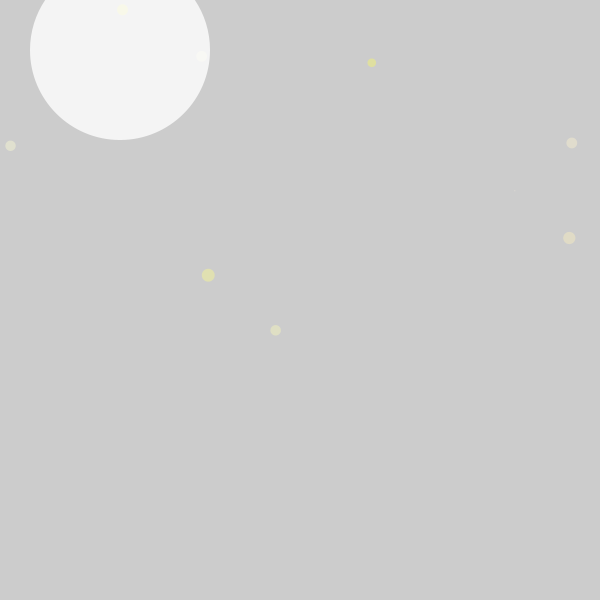
Frame 1 (no input)
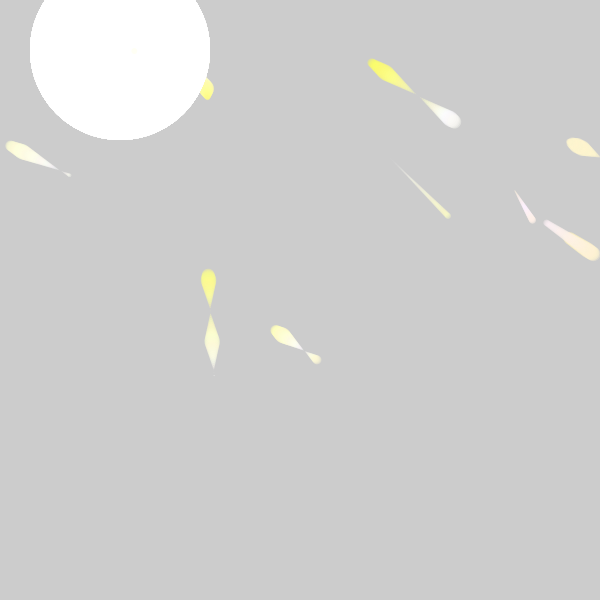
Frame 60 (the mouse pressed at the canvas centre just before this capture)
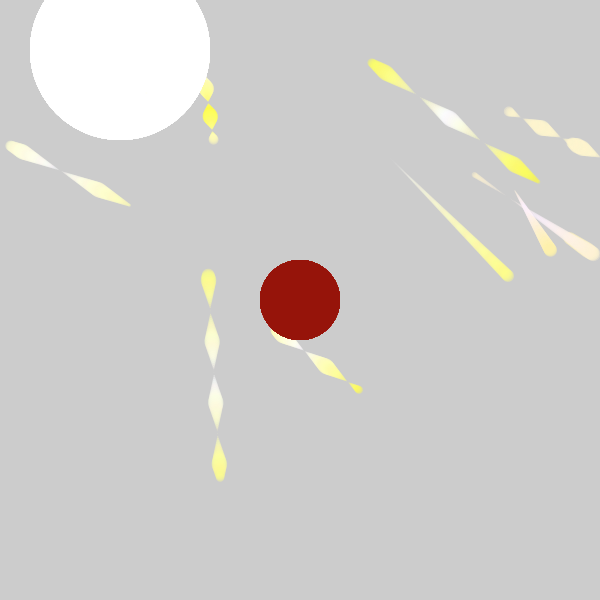
Frame 120 (the mouse held since frame 60 and released just before this capture)

The Processing sketch that drew these frames (run headless with seeded random() and noise(); from frame 60 on, the mouse is pressed at the canvas centre):

// Processing sketch: pra3
// ── pra3.pde
Shape[] s = new Shape[10]; 
class Shape { //class
  float x;//横方向の位置座標
  float y;//縦方向の位置座標
  float dx; //横方向の移動速度
  float dy; //縦方向の異動速度
  float d; //直径
  float ds; //直径の拡大速度
  int r;//赤色
  int g;//緑色
  int b;//青色;
  int dr; //赤色の変更速度
  int dg; //緑色の変更速度
  int db; //青色の変更速度

    //オブジェクトを作る関数
    Shape(float nd,int nr, int ng, int nb,float ndx, float ndy,float nds,int ndr, int ndg,int ndb) {
        //属性の初期化. 1.直径,2-4.RGB初期値,5.x方向の移動速度,6.y方向の移動速度,7.直径の拡大速度,8-10.RGBの変更速度
        x = random(width);
        y = random(height);
        d = nd; //直径
        r = nr; //赤の初期値
        g = ng; //緑の初期値
        b = nb; //青の初期値
        dx = ndx; //横方向の移動速度
        dy = ndy; //縦方向の移動速度
        ds = nds; //直径の拡大速度
        dr = ndr; //赤の変更速度
        dg = ndg; //緑の変更速度
        db = ndb; //青の変更速度
    }

void move(float nx, float ny, float nd,int nr,int ng,int nb) { 

  x = nx;
  y = ny;
  d = nd;
  r = nr;
  g = ng;
  b = nb;

  if (x > width - (d/2) || x < (d/2)){
    dx = -dx;
    dy = -dy;
  }
  if (y > height - (d/2) || y < (d/2)){
    dx = -dx;
    dy = -dy;
  }
  //もし円のサイズが大きくなったら，拡大方向を逆転
  if (d > 15.0 || d < 0.1) ds = -ds;
  //もし色のサイズが大きくなったら，拡大方向を逆転
  if(r<=252 || 255 < r) dr = -dr;
  if(g<=250 || 255 < g) dg = -dg;
  if(b<=70 || 255 < b) db = -db;
  //表現
  noStroke();
  fill(r,g,b,100);
  ellipse(x, y, d,d); 
  }
}

void setup() { //準備
  size (600,600);
  noCursor();
  s[0] = new Shape(0,255,255,255,1,1.0,0.1,1,1,1); //最初のオブジェクトを作る
  s[1] = new Shape(10,255,245,206,1.0,0.5,0.8,2,1,0); //2つめを作る
  s[2] = new Shape(1,253,240,221,0.3,0.5,0.1,1,2,1); //3つめを作る
  s[3] = new Shape(10,252,251,181,0.7,0.5,0.5,1,1,2); //4つめを作る
  s[4] = new Shape(10,255,250,199,0.1,0.7,0.8,1,1,3); //5つめを作る
  s[5] = new Shape(10,253,251,79,0.2,0.7,1.0,1,2,1); //6つめを作る
  s[6] = new Shape(12,255,254,132,0.1,1.7,0.9,2,1,2); //7つめを作る
  s[7] = new Shape(8,252,252,89,1.4,1.0,0.7,0,1,3); //8つめを作る
  s[8] = new Shape(12,254,241,188,1.2,0.8,0.2,1,2,1); //9つめを作る
  s[9] = new Shape(10,255,255,210,1.0,0.5,0.4,1,1,1); //10つめを作る

}


void draw() { 
  if (mousePressed) {
fill(150,20,10);
ellipse(mouseX, mouseY, 80, 80);
  }
//     background(4,21,41);
    for (int i = 0; i < 10; i++) {    
      s[i].move(s[i].x + s[i].dx, s[i].y + s[i].dy,s[i].d + s[i].ds,s[i].r + s[i].dr,s[i].g + s[i].dg,s[i].b + s[i].db);
    }
    noStroke();
    fill(255,255,255,200);
    ellipse(width/5,height/12,180,180);
 }
int count = 1;




void keyPressed() {


  if(key == 'p' || key == 'P') {


    String path  = System.getProperty("user.home") + "/Desktop" + count + ".jpg";

    save(path);

    count++;
    println("screen saved." + path); 
  }
}
